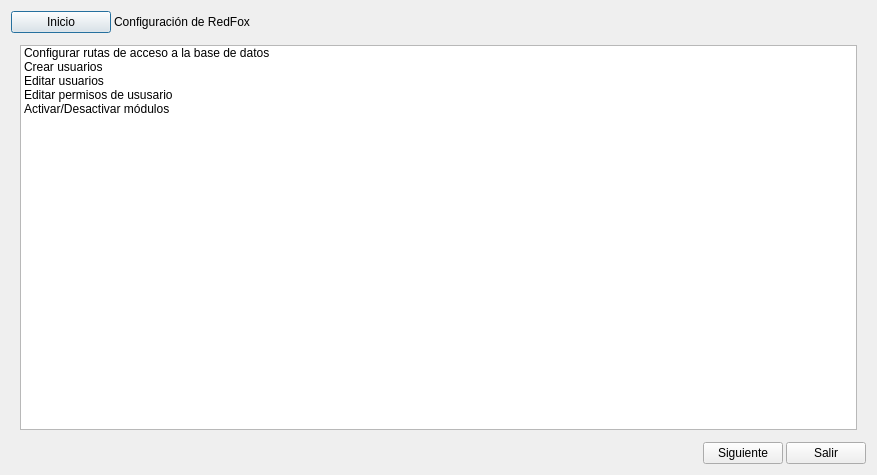
<?xml version="1.0" encoding="UTF-8"?>
<ui version="4.0">
 <class>frmConfigmaya</class>
 <widget class="QDialog" name="frmConfigmaya">
  <property name="geometry">
   <rect>
    <x>0</x>
    <y>0</y>
    <width>877</width>
    <height>475</height>
   </rect>
  </property>
  <property name="windowTitle">
   <string>Configuración de maya</string>
  </property>
  <property name="windowIcon">
   <iconset resource="../maya.qrc">
    <normaloff>:/Icons/PNG/NeuX.png</normaloff>:/Icons/PNG/NeuX.png</iconset>
  </property>
  <layout class="QVBoxLayout" name="verticalLayout">
   <property name="spacing">
    <number>3</number>
   </property>
   <item>
    <layout class="QHBoxLayout" name="horizontalLayout_2">
     <item>
      <widget class="QPushButton" name="btnInicio">
       <property name="maximumSize">
        <size>
         <width>100</width>
         <height>16777215</height>
        </size>
       </property>
       <property name="text">
        <string>Inicio</string>
       </property>
      </widget>
     </item>
     <item>
      <widget class="QLabel" name="label_6">
       <property name="text">
        <string>Configuración de RedFox</string>
       </property>
      </widget>
     </item>
    </layout>
   </item>
   <item>
    <widget class="QStackedWidget" name="stackedWidget">
     <property name="currentIndex">
      <number>0</number>
     </property>
     <widget class="QWidget" name="welcome_page">
      <layout class="QGridLayout" name="gridLayout_3">
       <item row="2" column="0" colspan="2">
        <widget class="QListWidget" name="listWidget">
         <item>
          <property name="text">
           <string>Configurar rutas de acceso a la base de datos</string>
          </property>
         </item>
         <item>
          <property name="text">
           <string>Crear usuarios</string>
          </property>
         </item>
         <item>
          <property name="text">
           <string>Editar usuarios</string>
          </property>
         </item>
         <item>
          <property name="text">
           <string>Editar permisos de ususario</string>
          </property>
         </item>
         <item>
          <property name="text">
           <string>Activar/Desactivar módulos</string>
          </property>
         </item>
        </widget>
       </item>
      </layout>
     </widget>
     <widget class="QWidget" name="bd_driver_page">
      <layout class="QGridLayout" name="gridLayout_2">
       <item row="2" column="1">
        <widget class="QLineEdit" name="txtHost"/>
       </item>
       <item row="3" column="1">
        <widget class="QLineEdit" name="txtUsuario"/>
       </item>
       <item row="2" column="3">
        <widget class="QLineEdit" name="txtdireccionBD">
         <property name="enabled">
          <bool>false</bool>
         </property>
        </widget>
       </item>
       <item row="1" column="0">
        <widget class="QRadioButton" name="radMysql">
         <property name="text">
          <string>MySQL</string>
         </property>
         <property name="checked">
          <bool>true</bool>
         </property>
        </widget>
       </item>
       <item row="2" column="2">
        <widget class="QLabel" name="label_5">
         <property name="enabled">
          <bool>false</bool>
         </property>
         <property name="text">
          <string>direccion BD:</string>
         </property>
        </widget>
       </item>
       <item row="3" column="0">
        <widget class="QLabel" name="label_2">
         <property name="text">
          <string>usuario:</string>
         </property>
        </widget>
       </item>
       <item row="5" column="0">
        <widget class="QLabel" name="label_4">
         <property name="text">
          <string>Puerto:</string>
         </property>
        </widget>
       </item>
       <item row="1" column="2">
        <widget class="QRadioButton" name="radSqlite">
         <property name="enabled">
          <bool>false</bool>
         </property>
         <property name="text">
          <string>SQLite</string>
         </property>
         <property name="checked">
          <bool>false</bool>
         </property>
        </widget>
       </item>
       <item row="5" column="1">
        <widget class="QLineEdit" name="txtPuerto"/>
       </item>
       <item row="0" column="0" colspan="4">
        <widget class="QLabel" name="label_33">
         <property name="maximumSize">
          <size>
           <width>16777215</width>
           <height>27</height>
          </size>
         </property>
         <property name="styleSheet">
          <string notr="true">background: #304163;
color: rgb(255,255,255);</string>
         </property>
         <property name="text">
          <string>Configuración BD - Base de datos general</string>
         </property>
         <property name="alignment">
          <set>Qt::AlignCenter</set>
         </property>
        </widget>
       </item>
       <item row="2" column="0">
        <widget class="QLabel" name="label">
         <property name="text">
          <string>Host:</string>
         </property>
        </widget>
       </item>
       <item row="4" column="1">
        <widget class="QLineEdit" name="txtPassword"/>
       </item>
       <item row="4" column="0">
        <widget class="QLabel" name="label_3">
         <property name="text">
          <string>Password:</string>
         </property>
        </widget>
       </item>
       <item row="6" column="1">
        <spacer name="verticalSpacer_4">
         <property name="orientation">
          <enum>Qt::Vertical</enum>
         </property>
         <property name="sizeHint" stdset="0">
          <size>
           <width>20</width>
           <height>40</height>
          </size>
         </property>
        </spacer>
       </item>
      </layout>
     </widget>
     <widget class="QWidget" name="modulos_page">
      <layout class="QVBoxLayout" name="verticalLayout_2">
       <item>
        <widget class="QLabel" name="label_32">
         <property name="styleSheet">
          <string notr="true">background: #304163;
color: rgb(255,255,255);</string>
         </property>
         <property name="text">
          <string>Módulos RedFoX</string>
         </property>
         <property name="alignment">
          <set>Qt::AlignCenter</set>
         </property>
        </widget>
       </item>
       <item>
        <widget class="QCheckBox" name="chkmedicum">
         <property name="text">
          <string>Modulo Medicina(Medic)</string>
         </property>
        </widget>
       </item>
       <item>
        <widget class="QCheckBox" name="chkconta">
         <property name="text">
          <string>Modulo Contabilidad (Conta)</string>
         </property>
         <property name="checked">
          <bool>true</bool>
         </property>
        </widget>
       </item>
       <item>
        <spacer name="verticalSpacer">
         <property name="orientation">
          <enum>Qt::Vertical</enum>
         </property>
         <property name="sizeHint" stdset="0">
          <size>
           <width>20</width>
           <height>186</height>
          </size>
         </property>
        </spacer>
       </item>
      </layout>
     </widget>
     <widget class="QWidget" name="m">
      <layout class="QVBoxLayout" name="verticalLayout_3">
       <item>
        <widget class="QTabWidget" name="tabWidget_3">
         <property name="enabled">
          <bool>true</bool>
         </property>
         <property name="minimumSize">
          <size>
           <width>0</width>
           <height>158</height>
          </size>
         </property>
         <property name="currentIndex">
          <number>0</number>
         </property>
         <widget class="QWidget" name="Pagina_Vademecums">
          <attribute name="title">
           <string>Bases de Datos Medicina</string>
          </attribute>
          <layout class="QGridLayout" name="gridLayout_10">
           <item row="0" column="0">
            <widget class="QCheckBox" name="chkVademecum_alopatico">
             <property name="text">
              <string>Activar Vademécum Data solutions</string>
             </property>
            </widget>
           </item>
           <item row="0" column="1">
            <widget class="QLabel" name="label_24">
             <property name="text">
              <string>Clave1:</string>
             </property>
            </widget>
           </item>
           <item row="0" column="2">
            <widget class="QLineEdit" name="txtclaveV1_1">
             <property name="sizePolicy">
              <sizepolicy hsizetype="Preferred" vsizetype="Fixed">
               <horstretch>0</horstretch>
               <verstretch>0</verstretch>
              </sizepolicy>
             </property>
            </widget>
           </item>
           <item row="0" column="3">
            <widget class="QLabel" name="label_25">
             <property name="text">
              <string>Clave2:</string>
             </property>
            </widget>
           </item>
           <item row="0" column="4">
            <widget class="QLineEdit" name="txtclaveV1_2">
             <property name="sizePolicy">
              <sizepolicy hsizetype="Preferred" vsizetype="Fixed">
               <horstretch>0</horstretch>
               <verstretch>0</verstretch>
              </sizepolicy>
             </property>
            </widget>
           </item>
           <item row="1" column="0">
            <widget class="QCheckBox" name="chkVademecum_homeopatia">
             <property name="text">
              <string>Activar Vademecum Homeopatía</string>
             </property>
            </widget>
           </item>
           <item row="1" column="1">
            <widget class="QLabel" name="label_27">
             <property name="text">
              <string>Clave1:</string>
             </property>
            </widget>
           </item>
           <item row="1" column="2">
            <widget class="QLineEdit" name="txtclaveV2_1">
             <property name="sizePolicy">
              <sizepolicy hsizetype="Preferred" vsizetype="Fixed">
               <horstretch>0</horstretch>
               <verstretch>0</verstretch>
              </sizepolicy>
             </property>
            </widget>
           </item>
           <item row="1" column="3">
            <widget class="QLabel" name="label_26">
             <property name="text">
              <string>Clave2:</string>
             </property>
            </widget>
           </item>
           <item row="1" column="4">
            <widget class="QLineEdit" name="txtclaveV2_2">
             <property name="sizePolicy">
              <sizepolicy hsizetype="Preferred" vsizetype="Fixed">
               <horstretch>0</horstretch>
               <verstretch>0</verstretch>
              </sizepolicy>
             </property>
            </widget>
           </item>
           <item row="2" column="0">
            <widget class="QCheckBox" name="chk_vademecum_fitoterapia">
             <property name="text">
              <string>Activar Vademécum Fitoterapia</string>
             </property>
            </widget>
           </item>
           <item row="2" column="1">
            <widget class="QLabel" name="label_29">
             <property name="text">
              <string>Clave1:</string>
             </property>
            </widget>
           </item>
           <item row="2" column="2">
            <widget class="QLineEdit" name="txtclaveV3_1">
             <property name="sizePolicy">
              <sizepolicy hsizetype="Preferred" vsizetype="Fixed">
               <horstretch>0</horstretch>
               <verstretch>0</verstretch>
              </sizepolicy>
             </property>
            </widget>
           </item>
           <item row="2" column="3">
            <widget class="QLabel" name="label_28">
             <property name="text">
              <string>Clave2:</string>
             </property>
            </widget>
           </item>
           <item row="2" column="4">
            <widget class="QLineEdit" name="txtclaveV3_2">
             <property name="sizePolicy">
              <sizepolicy hsizetype="Preferred" vsizetype="Fixed">
               <horstretch>0</horstretch>
               <verstretch>0</verstretch>
              </sizepolicy>
             </property>
            </widget>
           </item>
           <item row="3" column="0">
            <widget class="QCheckBox" name="chkVademecum_MTC">
             <property name="text">
              <string>Activar Vademécum MTC</string>
             </property>
            </widget>
           </item>
           <item row="3" column="1">
            <widget class="QLabel" name="label_31">
             <property name="text">
              <string>Clave1:</string>
             </property>
            </widget>
           </item>
           <item row="3" column="2">
            <widget class="QLineEdit" name="txtclaveV4_1">
             <property name="sizePolicy">
              <sizepolicy hsizetype="Preferred" vsizetype="Fixed">
               <horstretch>0</horstretch>
               <verstretch>0</verstretch>
              </sizepolicy>
             </property>
             <property name="text">
              <string/>
             </property>
            </widget>
           </item>
           <item row="3" column="3">
            <widget class="QLabel" name="label_30">
             <property name="text">
              <string>Clave2:</string>
             </property>
            </widget>
           </item>
           <item row="3" column="4">
            <widget class="QLineEdit" name="txtclaveV4_2">
             <property name="sizePolicy">
              <sizepolicy hsizetype="Preferred" vsizetype="Fixed">
               <horstretch>0</horstretch>
               <verstretch>0</verstretch>
              </sizepolicy>
             </property>
             <property name="text">
              <string/>
             </property>
            </widget>
           </item>
           <item row="4" column="0">
            <spacer name="verticalSpacer_2">
             <property name="orientation">
              <enum>Qt::Vertical</enum>
             </property>
             <property name="sizeHint" stdset="0">
              <size>
               <width>20</width>
               <height>40</height>
              </size>
             </property>
            </spacer>
           </item>
          </layout>
         </widget>
         <widget class="QWidget" name="tab_2">
          <attribute name="title">
           <string>DBMedi_tec</string>
          </attribute>
          <layout class="QGridLayout" name="gridLayout_5">
           <item row="0" column="0">
            <widget class="QLabel" name="label_36">
             <property name="text">
              <string>Nombre BD:</string>
             </property>
            </widget>
           </item>
           <item row="0" column="1">
            <widget class="QLineEdit" name="txtnombre_bd_MediTec"/>
           </item>
           <item row="1" column="0">
            <widget class="QLabel" name="label_34">
             <property name="text">
              <string>Host:</string>
             </property>
            </widget>
           </item>
           <item row="1" column="1">
            <widget class="QLineEdit" name="txtHostBD_MediTec"/>
           </item>
           <item row="2" column="0">
            <widget class="QLabel" name="label_35">
             <property name="text">
              <string>usuario:</string>
             </property>
            </widget>
           </item>
           <item row="2" column="1">
            <widget class="QLineEdit" name="txtUsuarioDB_MediTec"/>
           </item>
           <item row="3" column="0">
            <widget class="QLabel" name="label_17">
             <property name="text">
              <string>Password:</string>
             </property>
            </widget>
           </item>
           <item row="3" column="1">
            <widget class="QLineEdit" name="txtPasswordDB_MediTec"/>
           </item>
           <item row="4" column="0">
            <widget class="QLabel" name="label_16">
             <property name="text">
              <string>Puerto:</string>
             </property>
            </widget>
           </item>
           <item row="4" column="1">
            <widget class="QLineEdit" name="txtPuerto_DB_MediTec"/>
           </item>
           <item row="5" column="1">
            <spacer name="verticalSpacer_6">
             <property name="orientation">
              <enum>Qt::Vertical</enum>
             </property>
             <property name="sizeHint" stdset="0">
              <size>
               <width>20</width>
               <height>40</height>
              </size>
             </property>
            </spacer>
           </item>
          </layout>
         </widget>
        </widget>
       </item>
      </layout>
     </widget>
     <widget class="QWidget" name="create_user_page">
      <layout class="QFormLayout" name="formLayout">
       <item row="1" column="0">
        <widget class="QLabel" name="label_7">
         <property name="text">
          <string>Nombre (Usado para accedes a RedFox)</string>
         </property>
        </widget>
       </item>
       <item row="1" column="1">
        <widget class="QLineEdit" name="txtname"/>
       </item>
       <item row="2" column="0">
        <widget class="QLabel" name="label_8">
         <property name="text">
          <string>Contraseña</string>
         </property>
        </widget>
       </item>
       <item row="2" column="1">
        <widget class="QLineEdit" name="txtpass1">
         <property name="echoMode">
          <enum>QLineEdit::Password</enum>
         </property>
        </widget>
       </item>
       <item row="3" column="0">
        <widget class="QLabel" name="label_9">
         <property name="text">
          <string>Repetir contraseña</string>
         </property>
        </widget>
       </item>
       <item row="3" column="1">
        <widget class="QLineEdit" name="txtpass2">
         <property name="echoMode">
          <enum>QLineEdit::Password</enum>
         </property>
        </widget>
       </item>
       <item row="4" column="0">
        <widget class="QLabel" name="label_10">
         <property name="text">
          <string>Cuenta smtp</string>
         </property>
        </widget>
       </item>
       <item row="4" column="1">
        <widget class="QLineEdit" name="txtsmtp"/>
       </item>
       <item row="6" column="0">
        <widget class="QLabel" name="label_11">
         <property name="text">
          <string>Usuario e-mail</string>
         </property>
        </widget>
       </item>
       <item row="6" column="1">
        <widget class="QLineEdit" name="txtmail"/>
       </item>
       <item row="7" column="0">
        <widget class="QLabel" name="label_12">
         <property name="text">
          <string>Contraseña e-mail</string>
         </property>
        </widget>
       </item>
       <item row="7" column="1">
        <widget class="QLineEdit" name="txtmailpass1">
         <property name="echoMode">
          <enum>QLineEdit::Password</enum>
         </property>
        </widget>
       </item>
       <item row="8" column="0">
        <widget class="QLabel" name="label_13">
         <property name="text">
          <string>Repetir contraseña e-mail</string>
         </property>
        </widget>
       </item>
       <item row="8" column="1">
        <widget class="QLineEdit" name="txtmailpass2">
         <property name="echoMode">
          <enum>QLineEdit::Password</enum>
         </property>
        </widget>
       </item>
       <item row="0" column="0">
        <widget class="QLabel" name="label_14">
         <property name="text">
          <string>Nombre completo (aparecerá en los e-mails)</string>
         </property>
        </widget>
       </item>
       <item row="0" column="1">
        <widget class="QLineEdit" name="txtNameComplete"/>
       </item>
       <item row="5" column="0">
        <widget class="QLabel" name="label_15">
         <property name="text">
          <string>Puerto smtp</string>
         </property>
        </widget>
       </item>
       <item row="5" column="1">
        <widget class="QSpinBox" name="spinSmtpPort">
         <property name="maximum">
          <number>9999999</number>
         </property>
         <property name="value">
          <number>465</number>
         </property>
        </widget>
       </item>
       <item row="9" column="0">
        <widget class="QCheckBox" name="chk_createSuper">
         <property name="text">
          <string>Hacer este usuario SuperUsuario</string>
         </property>
        </widget>
       </item>
      </layout>
     </widget>
     <widget class="QWidget" name="edit_user_permiso">
      <layout class="QGridLayout" name="gridLayout_4">
       <item row="0" column="0">
        <widget class="QLabel" name="label_18">
         <property name="sizePolicy">
          <sizepolicy hsizetype="Maximum" vsizetype="Preferred">
           <horstretch>0</horstretch>
           <verstretch>0</verstretch>
          </sizepolicy>
         </property>
         <property name="text">
          <string>Usuario</string>
         </property>
        </widget>
       </item>
       <item row="0" column="1">
        <widget class="QComboBox" name="cboUser_permiso"/>
       </item>
       <item row="1" column="0">
        <widget class="QLabel" name="label_19">
         <property name="sizePolicy">
          <sizepolicy hsizetype="Preferred" vsizetype="Preferred">
           <horstretch>0</horstretch>
           <verstretch>0</verstretch>
          </sizepolicy>
         </property>
         <property name="text">
          <string>Grupo</string>
         </property>
        </widget>
       </item>
       <item row="1" column="1">
        <widget class="QComboBox" name="cboGrupo_permiso"/>
       </item>
       <item row="2" column="0">
        <widget class="QLabel" name="label_20">
         <property name="sizePolicy">
          <sizepolicy hsizetype="Maximum" vsizetype="Preferred">
           <horstretch>0</horstretch>
           <verstretch>0</verstretch>
          </sizepolicy>
         </property>
         <property name="text">
          <string>Empresa</string>
         </property>
        </widget>
       </item>
       <item row="2" column="1">
        <widget class="QComboBox" name="cboEmpresa_permiso"/>
       </item>
       <item row="3" column="0" colspan="2">
        <widget class="QTabWidget" name="tabWidget_4">
         <property name="currentIndex">
          <number>0</number>
         </property>
         <widget class="QWidget" name="tab_manten">
          <attribute name="title">
           <string>Mantenimiento</string>
          </attribute>
         </widget>
         <widget class="QWidget" name="tab_compras">
          <attribute name="title">
           <string>Compras</string>
          </attribute>
         </widget>
         <widget class="QWidget" name="tab_ventas">
          <attribute name="title">
           <string>Ventas</string>
          </attribute>
         </widget>
         <widget class="QWidget" name="tab_archivos">
          <attribute name="title">
           <string>Archivos</string>
          </attribute>
         </widget>
         <widget class="QWidget" name="tab_almacen">
          <attribute name="title">
           <string>Almacen</string>
          </attribute>
         </widget>
         <widget class="QWidget" name="tab_utils">
          <attribute name="title">
           <string>Utilidades</string>
          </attribute>
         </widget>
         <widget class="QWidget" name="tab_conta">
          <attribute name="title">
           <string>Contabilidad</string>
          </attribute>
         </widget>
         <widget class="QWidget" name="tab_secMed">
          <attribute name="title">
           <string>Secretaria Medica</string>
          </attribute>
         </widget>
         <widget class="QWidget" name="tab_med">
          <attribute name="title">
           <string>Informacion Medica</string>
          </attribute>
         </widget>
         <widget class="QWidget" name="tab_admin">
          <attribute name="title">
           <string>Administrador</string>
          </attribute>
         </widget>
         <widget class="QWidget" name="tab_noZone">
          <attribute name="title">
           <string>Sin Zona</string>
          </attribute>
         </widget>
        </widget>
       </item>
       <item row="4" column="0" colspan="2">
        <widget class="QCheckBox" name="chkSuperUser_permiso">
         <property name="text">
          <string>Super Usuario</string>
         </property>
        </widget>
       </item>
      </layout>
     </widget>
     <widget class="QWidget" name="edit_user_info">
      <layout class="QFormLayout" name="formLayout_3">
       <item row="1" column="0">
        <widget class="QLabel" name="label_72">
         <property name="text">
          <string>Nombre completo (aparecerá en los e-mails)</string>
         </property>
        </widget>
       </item>
       <item row="1" column="1">
        <widget class="QLineEdit" name="txtNameComplete_edit"/>
       </item>
       <item row="2" column="0">
        <widget class="QLabel" name="label_71">
         <property name="text">
          <string>Nombre (Usado para accedes a RedFox)</string>
         </property>
        </widget>
       </item>
       <item row="2" column="1">
        <widget class="QLineEdit" name="txtname_edit"/>
       </item>
       <item row="3" column="0">
        <widget class="QLabel" name="label_69">
         <property name="text">
          <string>Contraseña</string>
         </property>
        </widget>
       </item>
       <item row="3" column="1">
        <widget class="QLineEdit" name="txtpass1_edit">
         <property name="echoMode">
          <enum>QLineEdit::Password</enum>
         </property>
        </widget>
       </item>
       <item row="4" column="0">
        <widget class="QLabel" name="label_67">
         <property name="text">
          <string>Cuenta smtp</string>
         </property>
        </widget>
       </item>
       <item row="4" column="1">
        <widget class="QLineEdit" name="txtsmtp_edit"/>
       </item>
       <item row="5" column="0">
        <widget class="QLabel" name="label_66">
         <property name="text">
          <string>Puerto smtp</string>
         </property>
        </widget>
       </item>
       <item row="5" column="1">
        <widget class="QSpinBox" name="spinSmtpPort_edit">
         <property name="maximum">
          <number>9999999</number>
         </property>
         <property name="value">
          <number>465</number>
         </property>
        </widget>
       </item>
       <item row="6" column="0">
        <widget class="QLabel" name="label_68">
         <property name="text">
          <string>Usuario e-mail</string>
         </property>
        </widget>
       </item>
       <item row="6" column="1">
        <widget class="QLineEdit" name="txtmail_edit"/>
       </item>
       <item row="7" column="0">
        <widget class="QLabel" name="label_70">
         <property name="text">
          <string>Contraseña e-mail</string>
         </property>
        </widget>
       </item>
       <item row="7" column="1">
        <widget class="QLineEdit" name="txtmailpass1_edit">
         <property name="echoMode">
          <enum>QLineEdit::Password</enum>
         </property>
        </widget>
       </item>
       <item row="8" column="0">
        <widget class="QCheckBox" name="chk_Super_edit">
         <property name="text">
          <string>Hacer este usuario SuperUsuario</string>
         </property>
        </widget>
       </item>
       <item row="0" column="0" colspan="2">
        <widget class="QComboBox" name="cbo_user_edit"/>
       </item>
       <item row="9" column="0">
        <widget class="QPushButton" name="btnGuardarEdit">
         <property name="text">
          <string>Guardar</string>
         </property>
        </widget>
       </item>
      </layout>
     </widget>
    </widget>
   </item>
   <item>
    <layout class="QHBoxLayout" name="horizontalLayout">
     <item>
      <spacer name="horizontalSpacer">
       <property name="orientation">
        <enum>Qt::Horizontal</enum>
       </property>
       <property name="sizeHint" stdset="0">
        <size>
         <width>395</width>
         <height>20</height>
        </size>
       </property>
      </spacer>
     </item>
     <item>
      <widget class="QPushButton" name="btnSiguiente">
       <property name="styleSheet">
        <string notr="true"/>
       </property>
       <property name="text">
        <string>Siguiente</string>
       </property>
      </widget>
     </item>
     <item>
      <widget class="QPushButton" name="btnCancel">
       <property name="styleSheet">
        <string notr="true"/>
       </property>
       <property name="text">
        <string>Salir</string>
       </property>
      </widget>
     </item>
    </layout>
   </item>
  </layout>
 </widget>
 <tabstops>
  <tabstop>txtNameComplete</tabstop>
  <tabstop>txtname</tabstop>
  <tabstop>txtpass1</tabstop>
  <tabstop>txtpass2</tabstop>
  <tabstop>txtsmtp</tabstop>
  <tabstop>spinSmtpPort</tabstop>
  <tabstop>txtmail</tabstop>
  <tabstop>txtmailpass1</tabstop>
  <tabstop>txtmailpass2</tabstop>
  <tabstop>chk_createSuper</tabstop>
  <tabstop>btnSiguiente</tabstop>
  <tabstop>btnCancel</tabstop>
  <tabstop>btnInicio</tabstop>
  <tabstop>txtclaveV4_1</tabstop>
  <tabstop>chkVademecum_MTC</tabstop>
  <tabstop>txtclaveV4_2</tabstop>
  <tabstop>listWidget</tabstop>
  <tabstop>txtHost</tabstop>
  <tabstop>txtUsuario</tabstop>
  <tabstop>txtdireccionBD</tabstop>
  <tabstop>radMysql</tabstop>
  <tabstop>radSqlite</tabstop>
  <tabstop>txtPuerto</tabstop>
  <tabstop>txtPassword</tabstop>
  <tabstop>chkmedicum</tabstop>
  <tabstop>chkconta</tabstop>
  <tabstop>txtnombre_bd_MediTec</tabstop>
  <tabstop>txtHostBD_MediTec</tabstop>
  <tabstop>txtUsuarioDB_MediTec</tabstop>
  <tabstop>txtPasswordDB_MediTec</tabstop>
  <tabstop>txtPuerto_DB_MediTec</tabstop>
  <tabstop>chkVademecum_alopatico</tabstop>
  <tabstop>txtclaveV1_1</tabstop>
  <tabstop>txtclaveV1_2</tabstop>
  <tabstop>chkVademecum_homeopatia</tabstop>
  <tabstop>txtclaveV2_2</tabstop>
  <tabstop>chk_vademecum_fitoterapia</tabstop>
  <tabstop>txtclaveV3_1</tabstop>
  <tabstop>tabWidget_3</tabstop>
  <tabstop>txtclaveV2_1</tabstop>
  <tabstop>txtclaveV3_2</tabstop>
  <tabstop>tabWidget_4</tabstop>
  <tabstop>cboUser_permiso</tabstop>
  <tabstop>chkSuperUser_permiso</tabstop>
  <tabstop>cboGrupo_permiso</tabstop>
  <tabstop>cboEmpresa_permiso</tabstop>
 </tabstops>
 <resources>
  <include location="../maya.qrc"/>
 </resources>
 <connections>
  <connection>
   <sender>btnCancel</sender>
   <signal>clicked()</signal>
   <receiver>frmConfigmaya</receiver>
   <slot>close()</slot>
   <hints>
    <hint type="sourcelabel">
     <x>866</x>
     <y>464</y>
    </hint>
    <hint type="destinationlabel">
     <x>503</x>
     <y>403</y>
    </hint>
   </hints>
  </connection>
 </connections>
 <slots>
  <slot>configurar()</slot>
 </slots>
</ui>
